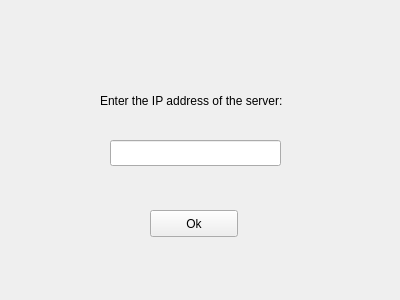
<?xml version="1.0" encoding="UTF-8"?>
<ui version="4.0">
 <class>IPAddressForm</class>
 <widget class="QWidget" name="IPAddressForm">
  <property name="geometry">
   <rect>
    <x>0</x>
    <y>0</y>
    <width>400</width>
    <height>300</height>
   </rect>
  </property>
  <property name="windowTitle">
   <string>cuTPS: The Carleton University Textbook Purchasing System</string>
  </property>
  <widget class="QLabel" name="label">
   <property name="geometry">
    <rect>
     <x>100</x>
     <y>90</y>
     <width>221</width>
     <height>21</height>
    </rect>
   </property>
   <property name="text">
    <string>Enter the IP address of the server:</string>
   </property>
  </widget>
  <widget class="QLineEdit" name="ipAddressTextBox">
   <property name="geometry">
    <rect>
     <x>110</x>
     <y>140</y>
     <width>171</width>
     <height>26</height>
    </rect>
   </property>
  </widget>
  <widget class="QPushButton" name="okButton">
   <property name="geometry">
    <rect>
     <x>150</x>
     <y>210</y>
     <width>88</width>
     <height>27</height>
    </rect>
   </property>
   <property name="text">
    <string>Ok</string>
   </property>
  </widget>
 </widget>
 <resources/>
 <connections/>
</ui>
